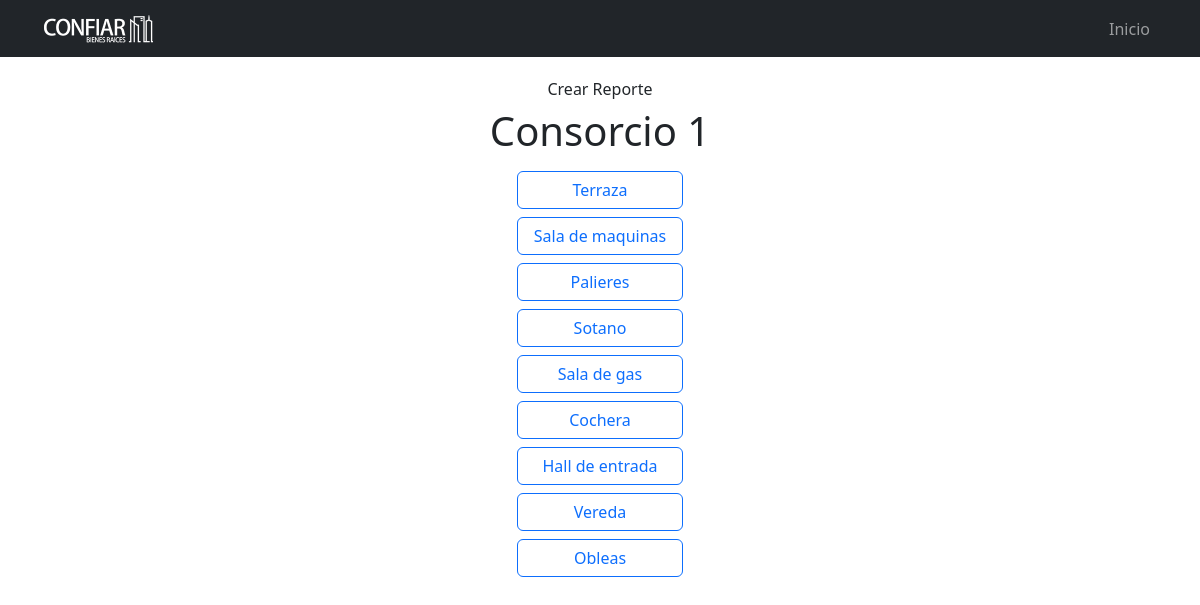
Screenshot of /crear-reporte/consorcio-1 with the database file from the repository.
### apps/consorcios/models.py (models this page shows, shortened)
class Consorcio(models.Model):
    nombre = models.CharField(
        'Consorcio', max_length=255, unique=True
    )
    slug = models.SlugField(
        'Slug', max_length=255, unique=True
    )
    class Meta:
        verbose_name = 'Consorcio'
        verbose_name_plural = 'Consorcios'

class Sector(models.Model):
    consorcio = models.ForeignKey(
        Consorcio, on_delete=models.CASCADE, verbose_name='consorcio')
    nombre = models.CharField(
        'Sector', max_length=255
    )
    slug = models.SlugField(
        'Slug', max_length=255, blank=True, null=True
    )
    class Meta:
        unique_together = ['consorcio', 'nombre']
        verbose_name = 'Sector'
        verbose_name_plural = 'Sectores'
    def __str__(self):
        return self.nombre

### apps/consorcios/views.py (the view)
class Sectores(DetailView):
    model = Consorcio
    template_name = "crear/sectores.html"
    def get_context_data(self, **kwargs):
        context = super().get_context_data(**kwargs)
        consorcio = self.get_object()
        sectores = Sector.objects.filter(consorcio=consorcio.pk)
        context = {
            'consorcio': consorcio,
            'sectores': sectores,
        }
        return context

### templates/crear/sectores.html (shortened to what this page needs)
{% extends 'layout.html' %}
{% load static %}
{% block content %}
<div class="container">
  <div class="row">
    <div class="col">
      <h6 class="text-center">Crear Reporte</h6>
      <h1 class="text-center display-6 mb-3">{{ consorcio.nombre }}</h1>
    </div>
  </div>
  <div class="row">
    <div class="col-10 offset-1 col-sm-8 offset-sm-2 col-md-6 offset-md-3 col-lg-4 offset-lg-4 col-xl-2 offset-xl-5">
      <div class="d-grid gap-2">
        {% for s in sectores %}
        <a href="{% url 'reportes_app:reporte-add' s.slug %}" class="btn btn-outline-primary" type="button">{{ s }}</a>
        {% endfor %}
      </div>
    </div>
  </div>
</div>
{% endblock content %}

### templates/layout.html (shortened to what this page needs)
{% load static %}
<!DOCTYPE html>
<html lang="es">
<head>
  <link rel="stylesheet" href="{% static 'libs/bootstrap/css/bootstrap.min.css' %}">
  <link rel="stylesheet" href="{% static 'css/styles.css' %}">
</head>
<body style="min-height: 100vh;">
  <nav class="navbar navbar-expand-lg bg-dark navbar-dark fixed-top">
    <div class="container">
      <a class="navbar-brand" href="#">
        <img class="w-50" src="{% static 'img/logo-blanco.png' %}" alt="">
      </a>
      <div class="collapse navbar-collapse" id="navbarSupportedContent">
        <ul class="navbar-nav ms-auto mb-2 mb-lg-0">
          <li class="nav-item">
            <a class="nav-link" href="{% url 'home' %}">Inicio</a>
          </li>
        </ul>
      </div>
    </div>
  </nav>
  <main class="pb-5" style="padding-top: 80px;">
    {% block content %}{% endblock content %}
  </main>
</body>
</html>

### rows the page displays
Consorcio: nombre "Consorcio 1"
Sector: nombre "Terraza"
Sector: nombre "Sala de maquinas"
Sector: nombre "Palieres"
Sector: nombre "Sotano"
Sector: nombre "Sala de gas"
Sector: nombre "Cochera"
Sector: nombre "Hall de entrada"
Sector: nombre "Vereda"
Sector: nombre "Obleas"
